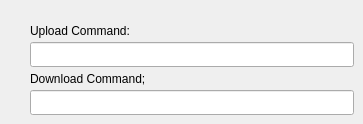
         <widget class="QWidget" name="YModemTab">
          <attribute name="title">
           <string>Y-Modem</string>
          </attribute>
          <widget class="QLineEdit" name="ymodemDownload">
           <property name="geometry">
            <rect>
             <x>30</x>
             <y>90</y>
             <width>324</width>
             <height>25</height>
            </rect>
           </property>
           <property name="text">
            <string/>
           </property>
          </widget>
          <widget class="QLabel" name="label_12">
           <property name="geometry">
            <rect>
             <x>30</x>
             <y>23</y>
             <width>121</width>
             <height>16</height>
            </rect>
           </property>
           <property name="text">
            <string>Upload Command:</string>
           </property>
          </widget>
          <widget class="QLabel" name="label_13">
           <property name="geometry">
            <rect>
             <x>30</x>
             <y>71</y>
             <width>141</width>
             <height>16</height>
            </rect>
           </property>
           <property name="text">
            <string>Download Command; </string>
           </property>
          </widget>
          <widget class="QLineEdit" name="ymodemUpload">
           <property name="geometry">
            <rect>
             <x>30</x>
             <y>42</y>
             <width>324</width>
             <height>25</height>
            </rect>
           </property>
          </widget>
         </widget>
